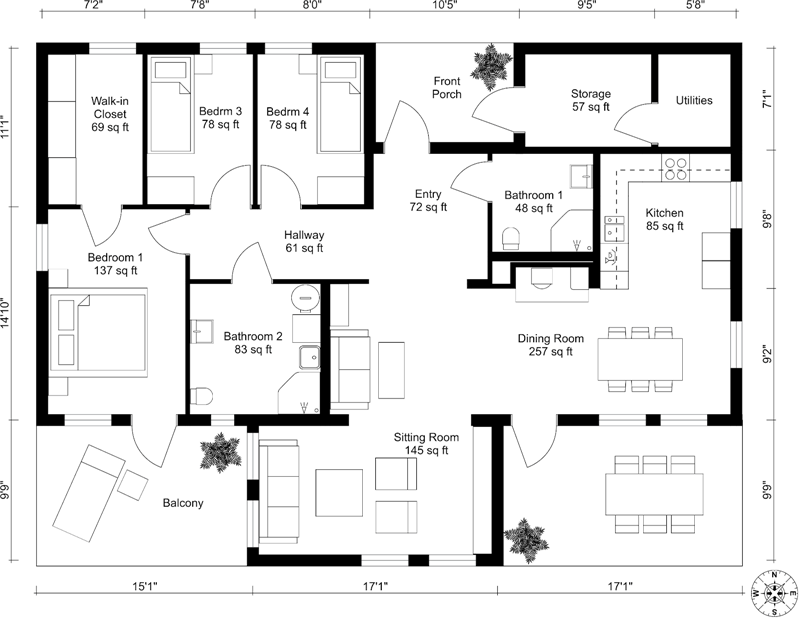
#> input picture data/floor-plan1.png, 800 x 619 px
$ python -i image_processing.py   (imports and definitions only)
#> lines starting #> are read from the running program, lines starting #| are printed output that depends on the picture; after the words box and inside, x2 and y2 are one past the last pixel; in counts of white or black regions, pixels touching at a corner belong together
#> further down, picture is the input picture: shape (619, 800, 3); mean B, G, R 231.3, 231.3, 231.3
import cv2

def load_image(path):
    return cv2.imread(path)

def preprocess_image(img):
    import cv2

    gray = cv2.cvtColor(img, cv2.COLOR_BGR2GRAY)

    # Threshold → removes text noise
    _, thresh = cv2.threshold(gray, 200, 255, cv2.THRESH_BINARY_INV)
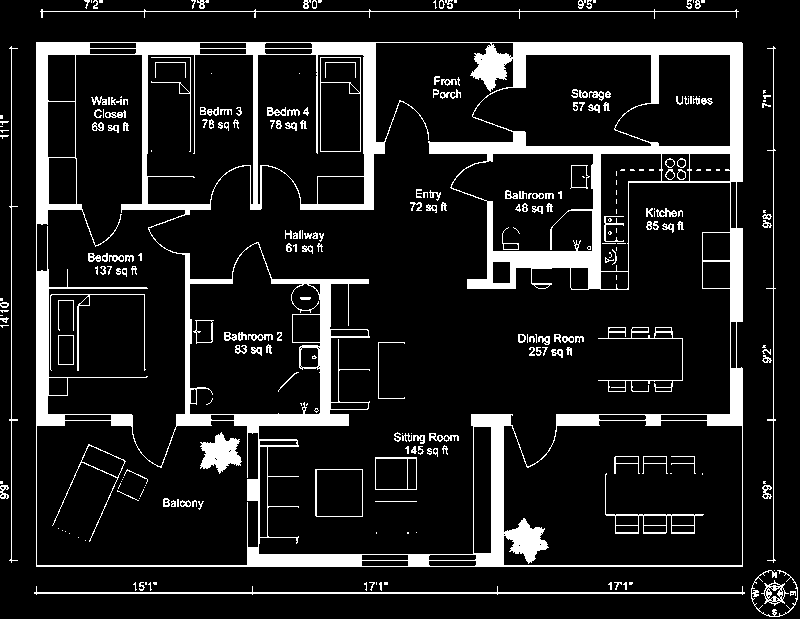
#> thresh: shape (619, 800); 12.4% white; 283 white regions (110 under 20 px), largest, box (x1, y1, x2, y2) and area: (36, 42, 743, 567) 46056, (34, 586, 745, 595) 1450, (200, 432, 242, 474) 1023

    # Morphology → connect broken walls
    kernel = cv2.getStructuringElement(cv2.MORPH_RECT, (3,3))
    morph = cv2.morphologyEx(thresh, cv2.MORPH_CLOSE, kernel, iterations=2)
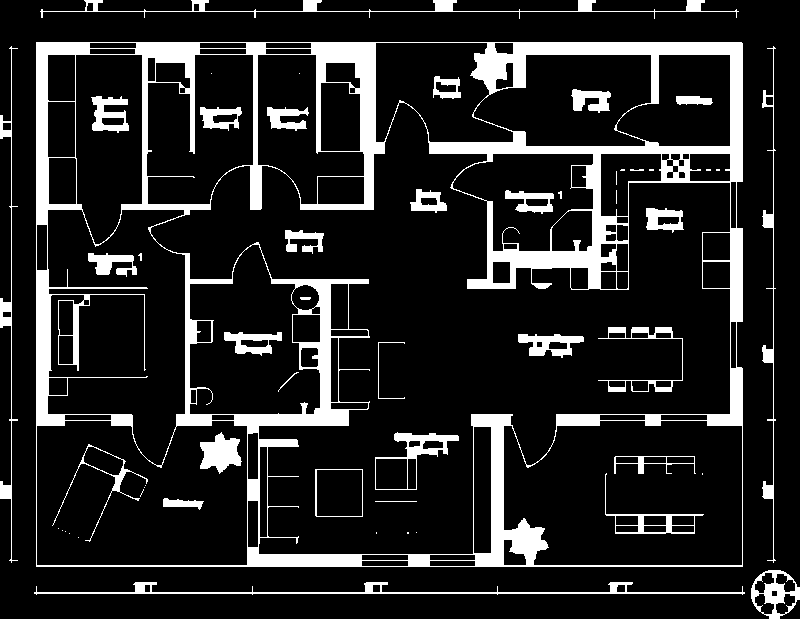
#> morph: shape (619, 800); 14.4% white; 54 white regions (21 under 20 px), largest, box (x1, y1, x2, y2) and area: (36, 42, 743, 567) 51594, (34, 582, 745, 595) 1879, (40, 0, 739, 19) 1726

    return morph

def detect_edges(img):
    edges = cv2.Canny(img, 50, 150)
    return edges

def detect_lines(edges, original_img):
    import cv2

    line_img = original_img.copy()

    lines = cv2.HoughLinesP(
        edges,
        1,
        3.14 / 180,
        threshold=120,
        minLineLength=100,
        maxLineGap=5
    )

    if lines is not None:
        for line in lines:
            x1, y1, x2, y2 = line[0]
            cv2.line(line_img, (x1, y1), (x2, y2), (0, 255, 0), 2)

    return line_img

def detect_contours(processed_img):
    import cv2

    contours, _ = cv2.findContours(
        processed_img,
        cv2.RETR_EXTERNAL,
        cv2.CHAIN_APPROX_SIMPLE
    )

    return contours

>>> import cv2
>>> picture = cv2.imread('../data/floor-plan1.png')
>>> result = preprocess_image(picture)
